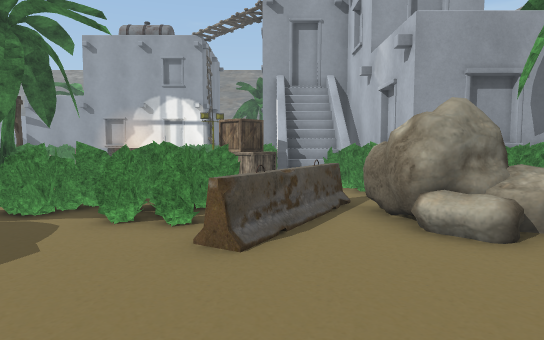
view 1 (above)

24 first-person views from a walk through a Unity game level. The camera is 1.2 m above the floor, tilts 4° down and sees 75° across. The floor is counted in squares, 1 m on a side. Each view is taken from the middle of a square. On the plan, view 1 faces up. The plan holds only what a view shows up to about 14 squares ahead; the rest is blank. The place goes on beyond the plan. Some surface patterns are stand-ins.

view 2
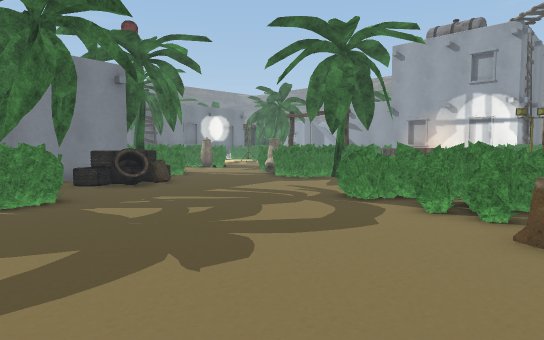

view 3
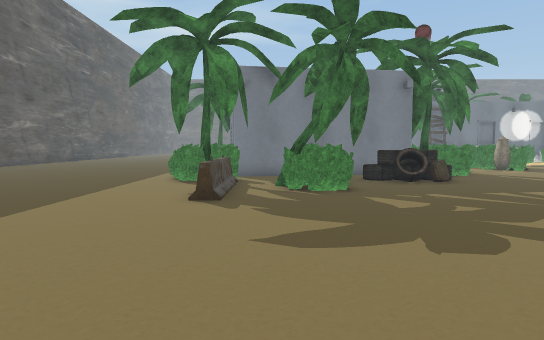

view 4
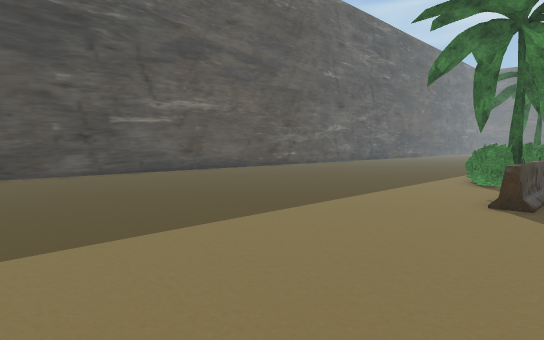

view 5
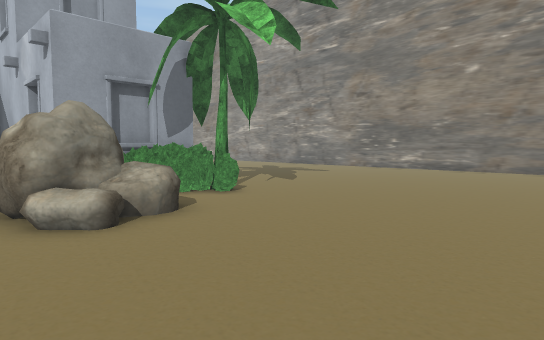

view 6
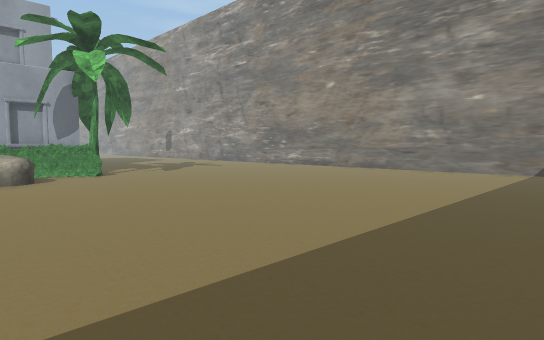

view 7
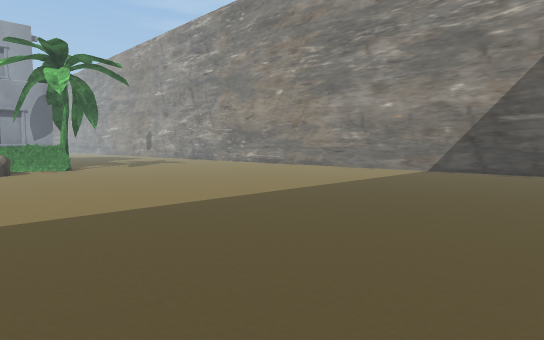

view 8
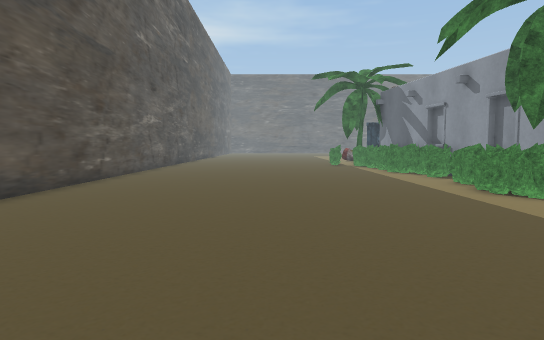

view 9
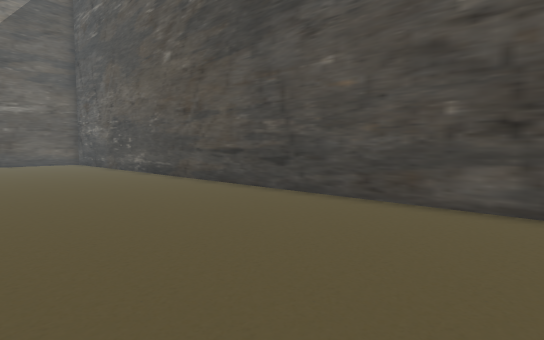

view 10
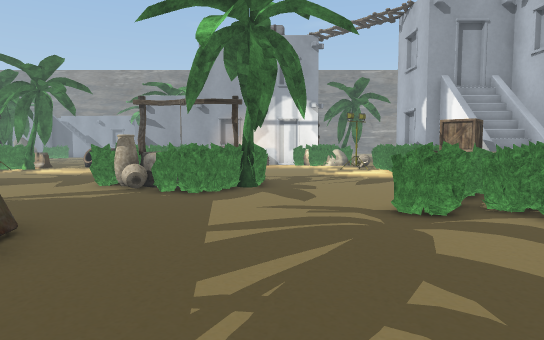

view 11
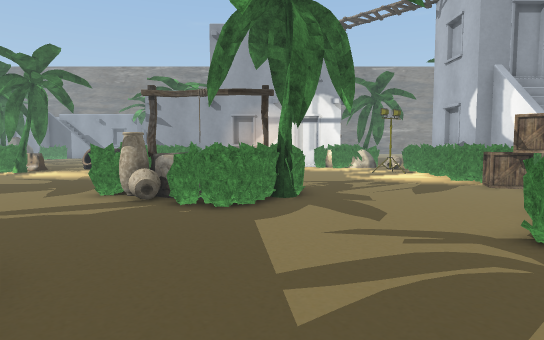

view 12
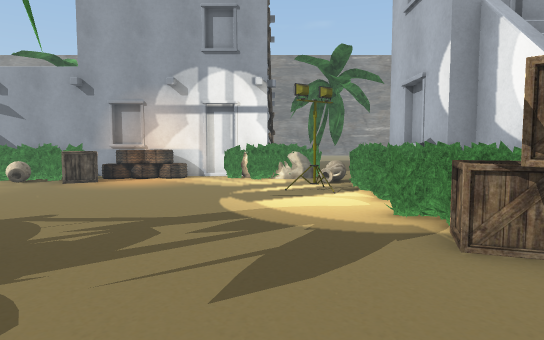

view 13
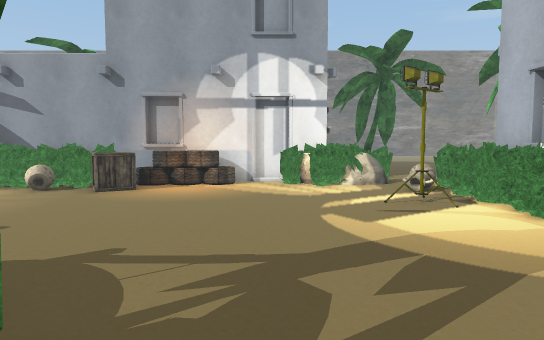

view 14
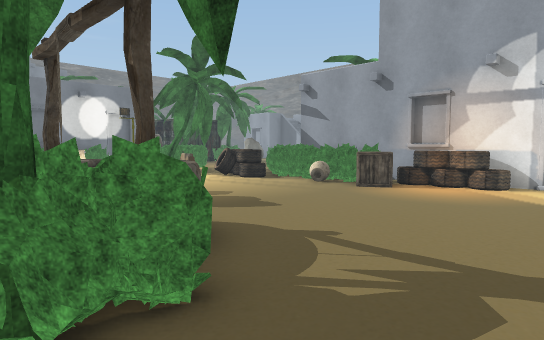

view 15
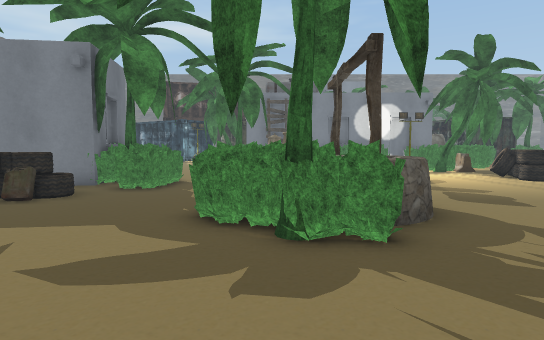

view 16
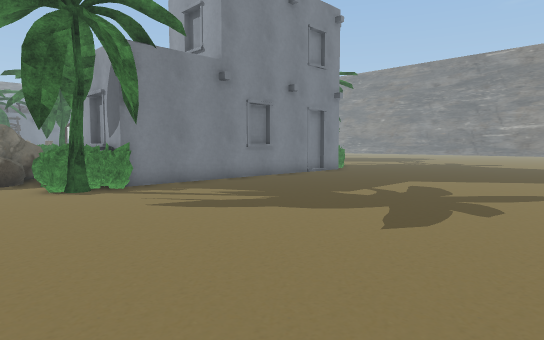

view 17
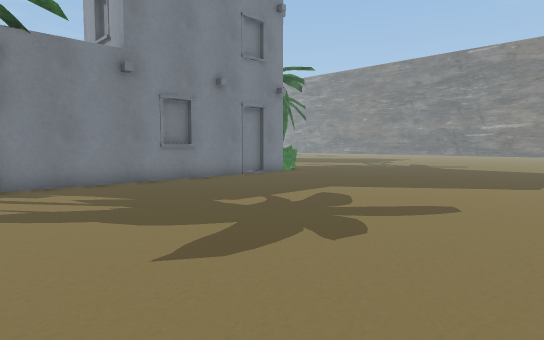

view 18
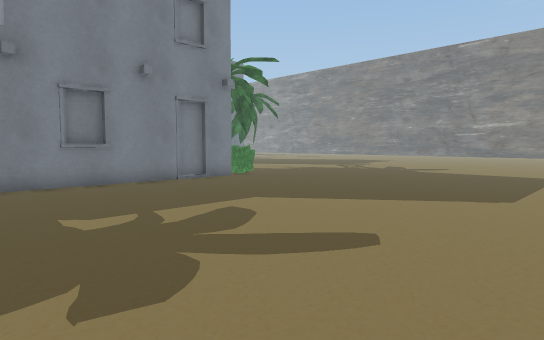

view 19
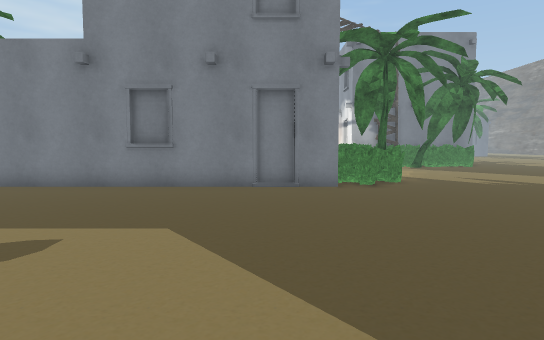

view 20
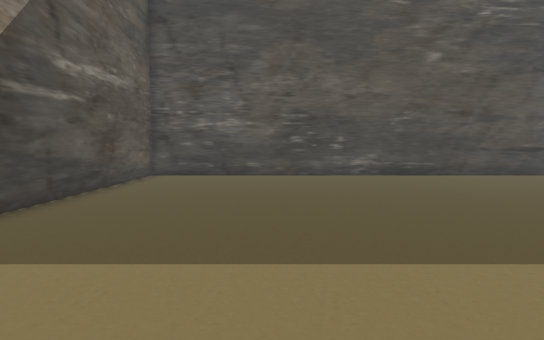

view 21
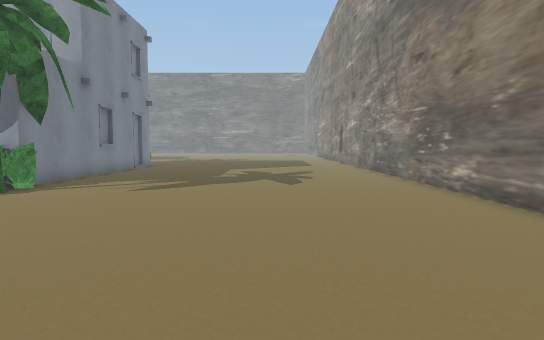

view 22
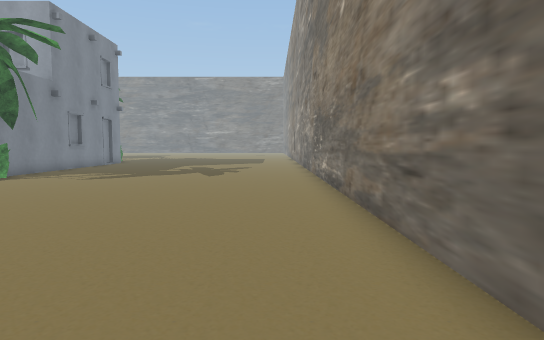

view 23
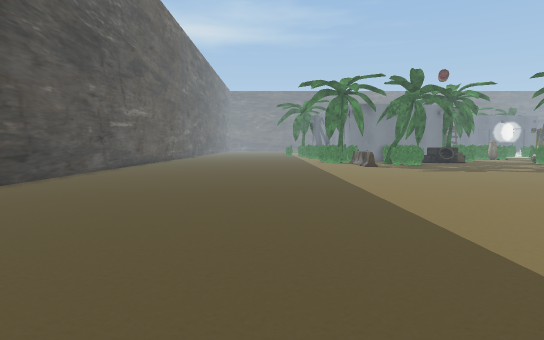

view 24
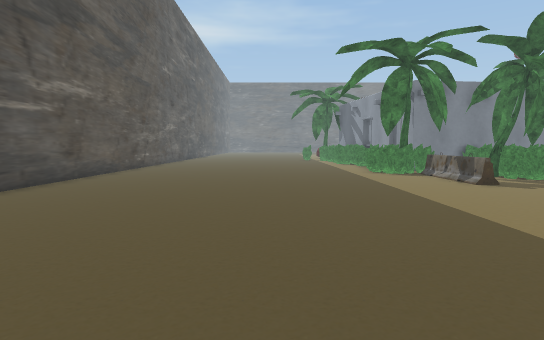

### Floor plan
Key: @ floor where view 1 was taken; # wall or solid block; . floor; = window, fence, low wall or low ledge; ^ raised ledge; O other object.
Columns run from 17 left of view 1 to 19 right of it. Each row starts with its distance up from view 1.
 25                     .....      ...
 24                     ......    ....
 23                     ........ .....
 22      #######O        .............
 21     O O===.OOOOO      OO...........
 20   OOOOOO....O..=O     OO...........
 19 ===..=.O.......OO     OO#..........
 18 .=.............OO      ##..........
 17 ...............O       #...........
 16 ...............OO      ##..........
 15 ................  OO#   #..........
 14 .... ..........OO   #   O...........
 13 ....   ^=.......O  OO   O...........
 12  .... O^^O.....OOO  O   #...........#
 11   ...O## OO.....OO  O   #...........#
 10    ..O##OOO.....OO O    #...........#
  9    ....OOO.....OO  O    #...........#
  8     ..........OOO  O  OOO...........#
  7    OO........OOOO OOOOOOOO..........#
  6    OO.......OOOOOOOOOO..O...........#
  5   OO..O........OOO.OOOO.............#
  4  OOO.===........O...................#
  3   O O ==............................#
  2    =#.O.............................#
  1        OOO..........................#
  0        OOO.......@..................#
 -1     # .OO...........................#
 -2   OO#OOOOOO.........................#
 -3    O  OO............................#
 -4  OOOOOO............................ #
 -5 .....O..............................#
 -6 ....................................#
 -7 ....................................#
 -8 ....................................#
 -9 ....................................#
-10 ....................................#
-11 ....................................#
-12 ....................................#
-13 ....................................#
-14 ....................................#
-15 ....................................#
-16 #####################################

Positions as (right, up) in squares from view 1, and headings:
1: (0, 0), facing up
2: (0, -1), facing up-left
3: (1, -1), facing left
4: (1, -1), facing down-left
5: (1, -1), facing up-right
6: (2, -8), facing up-right
7: (2, -12), facing up-right
8: (-3, -10), facing left
9: (-5, -9), facing down-right
10: (-7, 0), facing up
11: (-8, 2), facing up
12: (-4, 8), facing up
13: (-6, 10), facing up
14: (-5, 10), facing up-left
15: (-3, 10), facing left
16: (17, 4), facing up-left
17: (18, 7), facing up-left
18: (18, 10), facing up-left
19: (17, 17), facing left
20: (14, -2), facing down
21: (14, -2), facing up
22: (17, -5), facing up
23: (13, -8), facing left
24: (4, -9), facing left
